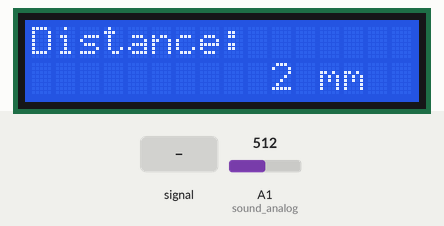
This sketch was run on a simulated Arduino Uno, built with avr-gcc and run on an emulated ATmega328P. On the bench: 16×2 character LCD. Inputs (shaded band) come from the test bench; at power-on: A1 (sound_analog) = 512.

Above: at 1.2 s.
1.3 s: A1 (sound_analog) fed a 2 Hz sine of ±306 counts around its level
At 1.83 s:
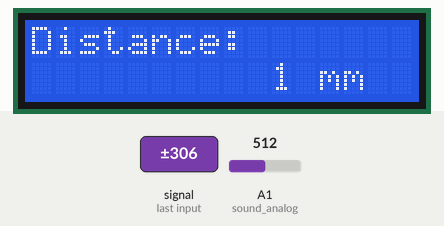
3.2 s: A1 (sound_analog) set to 122
At 3.66 s:
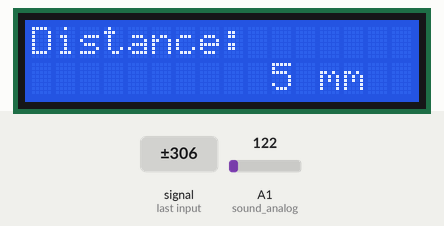
4.9 s: A1 (sound_analog) set to 0
At 5.36 s:
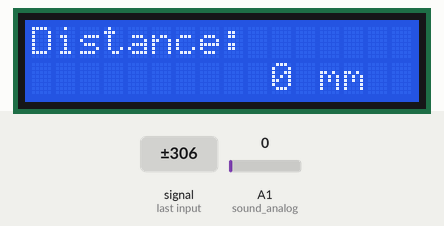
Timing chart, 0 to 7.9 s (numbered marks = the images above; inputs shaded):
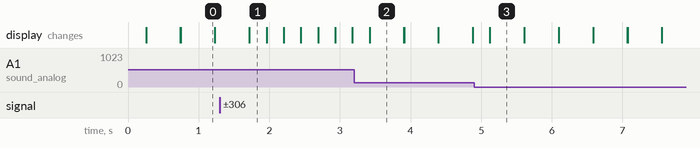

Measured:
- after the input at 1.3 s, the display: first differs from a run without the input after 0.42 s (image 1)
- after the input at 4.9 s, the display: changes after 0.22 s (image 3)
- what the display in image 0 shows lasts 0.5 s, from 0.7 s to 1.2 s

The sketch:

Sound_detector_pcb_v2.ino
```cpp
/*
Arduino 2x16 LCD - Detect Buttons
modified on 18 Feb 2019
by Saeed Hosseini @ Electropeak
https://electropeak.com/learn/
*/
#include <LiquidCrystal.h>
//LCD pin to Arduino
const int pin_RS = 8;
const int pin_EN = 9;
const int pin_d4 = 4;
const int pin_d5 = 5;
const int pin_d6 = 6;
const int pin_d7 = 7;
const int pin_BL = 10;
LiquidCrystal lcd( pin_RS,  pin_EN,  pin_d4,  pin_d5,  pin_d6,  pin_d7);

// Sound
int sound_analog = A1;
long int sum = 0;
int counter = 0;
int max_val = 0;
int arr[800] = {0};
int num = 350;

int numReadings = 9; // number of samples to take
int median = 0;      // median of the sorted samples
int readingNumber;   // counter for the sample array
byte i = 0;
byte j = 0;
byte position = 0;
int analogValues[9];

void bubbleSort();
int  averageArray();


void setup() {
  Serial.begin(9600);
  lcd.begin(16, 2);
  lcd.setCursor(0,0);
  lcd.print("Distance:");
  lcd.setCursor(10,1);
}
void loop() {

  for (readingNumber = 0; readingNumber < numReadings; readingNumber++)
  {
    for(int i = 0; i < num; i++)
    {
      int val_analog = analogRead(sound_analog);
      sum += val_analog;
    }
    int level = sum / num;
    sum = 0;
    //get the reading:
    analogValues[readingNumber] = level;
    // increment the counter:
    readingNumber++;
  }
  // sort the array using a bubble sort:
  bubbleSort();
  // get the middle element:
  median = analogValues[numReadings / 2];

  double med = double(median);
  double p = pow(med, -0.675);
  float distance = 147.02*p;


  lcd.setCursor(10,1);
//  int level = sum / num;
//  sum = 0;
  lcd.setCursor(10,1);
  lcd.print("      ");
  delay(1);
  lcd.setCursor(10,1);
  lcd.print(int(distance));
  lcd.print(" mm");
  delay(50);

}

void bubbleSort()
{
  int out, in, swapper;
  for(out=0 ; out < numReadings; out++) {  // outer loop
    for(in=out; in<(numReadings-1); in++)  {  // inner loop
      if( analogValues[in] > analogValues[in+1] ) {   // out of order?
        // swap them:
        swapper = analogValues[in];
        analogValues [in] = analogValues[in+1];
        analogValues[in+1] = swapper;
      }
    }
  }
}
```
